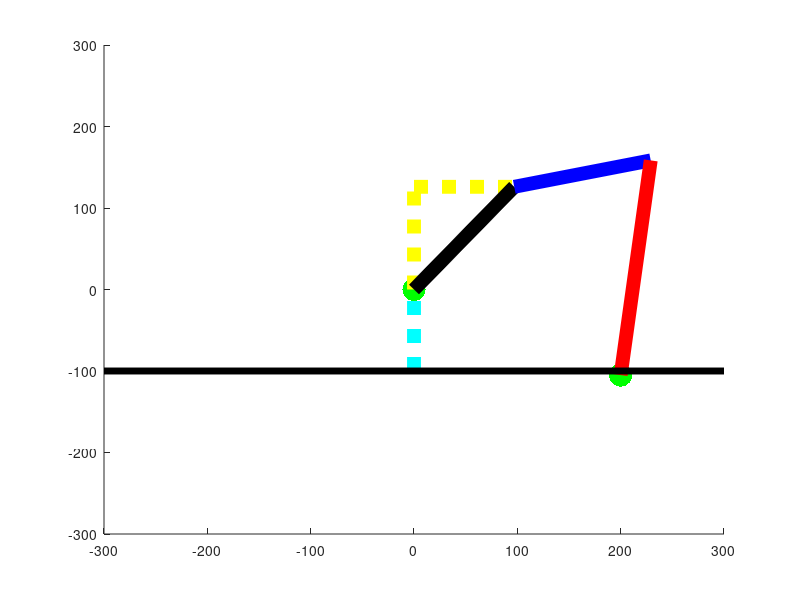

Write the MATLAB code that produced this figure.
%inputs
x = 200;
y = -105;
roll = 0;
pitch = 0;
%%%%

ornt = 1;
L0 = 126;
L1 = 136;
L2 = 265;
d = 97;
Ln = sqrt(L0^2 + d^2);
phi_mag = acosd(cosd(pitch)*cosd(roll)/(sind(pitch)^2+(cosd(pitch)^2)*(sind(roll)^2)+(cosd(pitch)^2)*(cosd(roll)^2))^(1/2));
if roll>=0
    phi = 90 - phi_mag;
else
    phi = 90 + phi_mag;
end
psi_dif = atan2d(d,L0);
psi = phi - psi_dif;
x1 = x - Ln*cosd(psi);
y1 = y - Ln*sind(psi);

q2 = ornt*acosd((x1^2 + y1^2 - L1^2 - L2^2)/(2*L1*L2));
q1 = atan2d(y1,x1) + atan2d((L2*sind(q2)),(L1+L2*cosd(q2)));

l0endx = L0*cosd(phi);
l0endy = L0*sind(phi);

dendx = Ln*cosd(psi);
dendy = Ln*sind(psi);

l1endx = dendx + L1*cosd(q1);
l1endy = dendy + L1*sind(q1);

l2endx = l1endx-L2*cosd(180-q2+q1);
l2endy = l1endy-L2*sind(180-q2+q1);

hold on;

plot(0,0,'.g','MarkerSize', 50);
plot(x,y,'.g','MarkerSize', 50);
plot([0 0], [-100 0], ':c','LineWidth',10);
plot([0 l0endx], [0 l0endy], ':y','LineWidth',10);
plot([l0endx dendx], [l0endy dendy], ':y','LineWidth',10);
plot([0 dendx], [0 dendy], 'k','LineWidth',10);
plot([dendx l1endx], [dendy l1endy], 'b','LineWidth',10);
plot([l1endx l2endx], [l1endy l2endy], 'r','LineWidth',10);
plot([-300 300],[-100 -100],'k','LineWidth',5);


xlim([-300 300]);
ylim([-300 300]);


q1
q2
